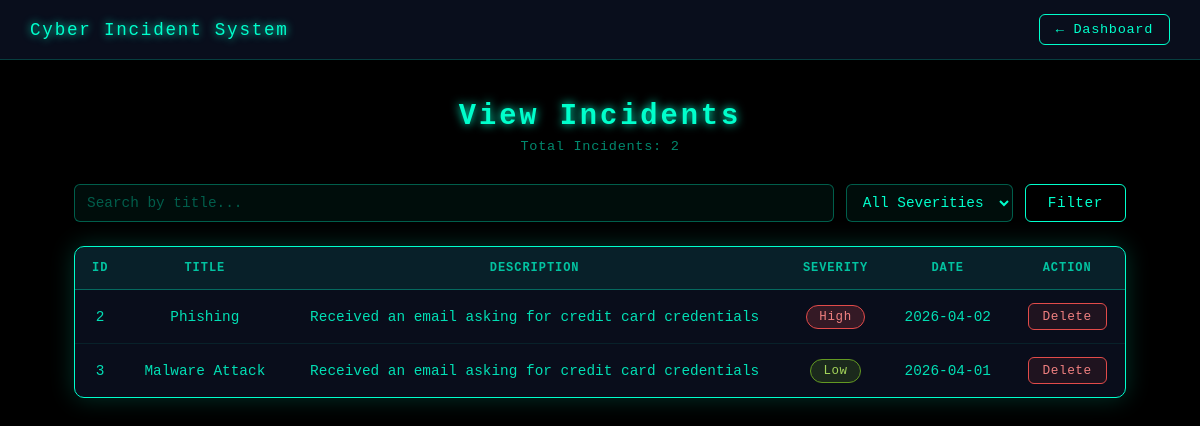
Page /view (signed in) on the committed database.
### tables this page shows
CREATE TABLE incidents (
        id INTEGER PRIMARY KEY AUTOINCREMENT,
        title TEXT,
        description TEXT,
        severity TEXT,
        date TEXT,
        user TEXT
    );

### app.py (the view)
@app.route('/view')
def view():
    if 'user' not in session:
        return redirect('/')
    user = session['user']
    search = request.args.get('search')
    severity = request.args.get('severity')
    conn = get_db()
    query = "SELECT * FROM incidents WHERE user = ?"
    params = [user]
    if search:
        query += " AND title LIKE ?"
        params.append(f"%{search}%")
    if severity:
        query += " AND severity = ?"
        params.append(severity)
    incidents = conn.execute(query, params).fetchall()
    conn.close()
    return render_template("view.html", incidents=incidents)

### app.py (called while the page is built)
def get_db():
    return sqlite3.connect("database.db")

### templates/view.html (shortened to what this page needs)
<!DOCTYPE html>
<html>
<head>
</head>
<body>
    <nav>
        <span class="brand">Cyber Incident System</span>
        <a href="/dashboard">← Dashboard</a>
    </nav>
    <div class="container">
        <h1>View Incidents</h1>
        <p class="total">Total Incidents: {{ incidents|length }}</p>
        <form method="GET" action="/view" class="filter-bar">
            <input type="text" name="search" placeholder="Search by title..." value="{{ request.args.get('search', '') }}">
            <select name="severity">
                <option value="">All Severities</option>
            </select>
            <button type="submit">Filter</button>
        </form>
        <div class="table-card">
            <table>
                <thead>
                    <tr>
                        <th>ID</th>
                        <th>Title</th>
                        <th>Description</th>
                        <th>Severity</th>
                        <th>Date</th>
                        <th>Action</th>
                    </tr>
                </thead>
                <tbody>
                {% for incident in incidents %}
                <tr>
                    <td>{{ incident[0] }}</td>
                    <td>{{ incident[1] }}</td>
                    <td>{{ incident[2] }}</td>
                    <td>
                        {% if incident[3] == 'Low' %}
                            <span class="badge badge-low">Low</span>
                        {% elif incident[3] == 'Medium' %}
                            <span class="badge badge-medium">Medium</span>
                        {% else %}
                            <span class="badge badge-high">High</span>
                        {% endif %}
                    </td>
                    <td>{{ incident[4] }}</td>
                    <td>
                        <a href="/delete/{{ incident[0] }}" class="btn-delete">Delete</a>
                    </td>
                </tr>
                {% endfor %}
                </tbody>
            </table>
        </div>
    </div>
</body>
</html>

### templates/view.html (style rules this page uses)
* { box-sizing: border-box; margin: 0; padding: 0; }
body { background: black; font-family: 'Courier New', monospace; color: #00ffcc; min-height: 100vh; }
nav { display: flex; justify-content: space-between; align-items: center; padding: 14px 30px; border-bottom: 1px solid #00ffcc33; background: rgba(10, 15, 30, 0.95); }
nav .brand { font-size: 1.1rem; letter-spacing: 0.1em; text-shadow: 0 0 8px #00ffcc; }
nav a { font-size: 0.85rem; color: #00ffcc; text-decoration: none; border: 1px solid #00ffcc; padding: 7px 16px; border-radius: 6px; letter-spacing: 0.05em; transition: background 0.2s, color 0.2s; }
.container { max-width: 1100px; margin: 40px auto; padding: 0 24px; }
h1 { text-align: center; font-size: 1.8rem; letter-spacing: 0.1em; text-shadow: 0 0 10px #00ffcc; margin-bottom: 6px; }
.total { text-align: center; font-size: 0.85rem; color: #00ffcc88; margin-bottom: 30px; letter-spacing: 0.05em; }
.filter-bar { display: flex; gap: 12px; margin-bottom: 24px; flex-wrap: wrap; }
.filter-bar input, .filter-bar select { background: rgba(0, 255, 204, 0.05); border: 1px solid #00ffcc55; border-radius: 6px; color: #00ffcc; font-family: 'Courier New', monospace; font-size: 0.9rem; padding: 9px 12px; outline: none; transition: border-color 0.2s; }
.filter-bar input { flex: 1; min-width: 180px; }
.filter-bar input::placeholder { color: #00ffcc55; }
.filter-bar select option { background: #0a0f1e; color: #00ffcc; }
.filter-bar button { padding: 9px 22px; background: transparent; border: 1px solid #00ffcc; color: #00ffcc; font-family: 'Courier New', monospace; font-size: 0.9rem; border-radius: 6px; cursor: pointer; letter-spacing: 0.04em; transition: background 0.2s, color 0.2s; }
.table-card { background: rgba(10, 15, 30, 0.9); border: 1px solid #00ffcc; box-shadow: 0 0 25px #00ffcc33; border-radius: 10px; overflow: hidden; }
table { width: 100%; border-collapse: collapse; font-size: 0.9rem; }
thead { background: rgba(0, 255, 204, 0.08); border-bottom: 1px solid #00ffcc55; }
thead th { padding: 14px 16px; text-align: center; letter-spacing: 0.08em; font-size: 0.75rem; color: #00ffccbb; text-transform: uppercase; }
tbody tr { border-bottom: 1px solid #00ffcc15; transition: background 0.15s; }
tbody tr:last-child { border-bottom: none; }
tbody td { padding: 13px 16px; text-align: center; color: #00ffccdd; }
.badge { display: inline-block; padding: 4px 12px; border-radius: 20px; font-size: 0.78rem; letter-spacing: 0.05em; font-weight: 500; }
.badge-low { background: rgba(99, 153, 34, 0.2); border: 1px solid #639922; color: #a3d45a; }
.badge-high { background: rgba(226, 75, 74, 0.2); border: 1px solid #e24b4a; color: #f08080; }
.btn-delete { display: inline-block; padding: 5px 14px; font-size: 0.8rem; font-family: 'Courier New', monospace; border: 1px solid #e24b4a; color: #f08080; border-radius: 6px; text-decoration: none; background: rgba(226, 75, 74, 0.1); transition: background 0.2s, color 0.2s; letter-spacing: 0.04em; }

### rows in the picture
incidents: id "2", title "Phishing", description "Received an email asking for credit card credentials", severity "High", date "2026-04-02"
incidents: id "3", title "Malware Attack", description "Received an email asking for credit card credentials", severity "Low", date "2026-04-01"

### other values in the picture
{{ incidents|length }} "2"
